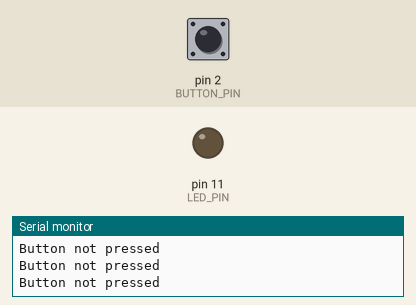
This sketch was run on a simulated Arduino Uno, built with avr-gcc and run on an emulated ATmega328P. Parts: output pins drawn as LEDs (lit = HIGH), the last lines printed to the serial monitor. The inputs (shaded band) are chosen by the test bench; at power-on: pin 2 (BUTTON_PIN) LOW.

Above: at 1.2 s.
1.3 s: pin 2 (BUTTON_PIN) pulled HIGH for 0.15 s
At 1.4 s:
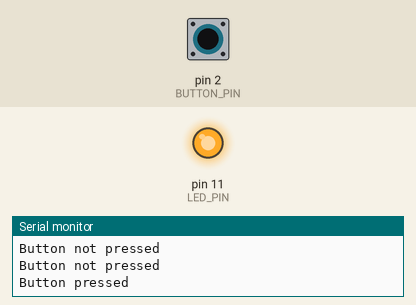
3.0 s: pin 2 (BUTTON_PIN) pulled HIGH for 3.2 s
At 7.3 s:
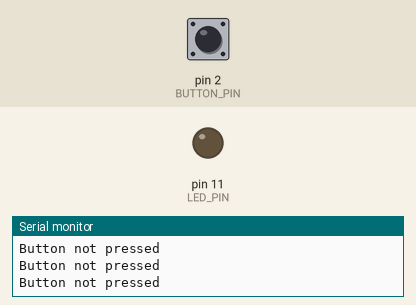
Timing chart, 0 to 8.8 s (numbered marks = the images above; inputs shaded):
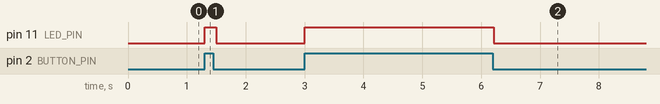

Measured:
- after the input at 1.3 s, pin 11 (LED_PIN): LOW → HIGH at once, → LOW 0.20 s later
- after the input at 3.0 s, pin 11 (LED_PIN): LOW → HIGH at once, → LOW 3.2 s later

The sketch:

button.ino
```cpp
#define BUTTON_PIN 2
#define LED_PIN 11

void setup() {
  pinMode(BUTTON_PIN, INPUT);
  pinMode(LED_PIN, OUTPUT);
  Serial.begin(9600);
}

void loop() {
  if (digitalRead(BUTTON_PIN) == HIGH) {
    Serial.println("Button pressed");
    digitalWrite(LED_PIN, HIGH);
  } else {
    Serial.println("Button not pressed");
    digitalWrite(LED_PIN, LOW);
  }
  delay(100);
}
```
